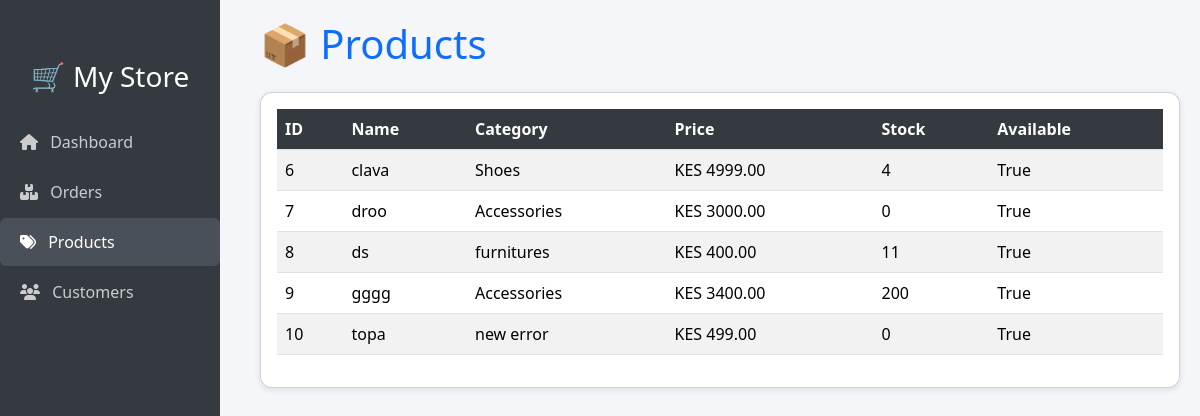
Page /dashboard/products/ (signed in) on the committed database.
### store/models.py (models this page shows, shortened)
class Product(models.Model):
    category = models.ForeignKey(Category, on_delete=models.CASCADE)
    name = models.CharField(max_length=200)
    slug = models.SlugField(unique=True, db_index=True)
    description = models.TextField()
    price = models.DecimalField(max_digits=10, decimal_places=2)
    image = ProcessedImageField(
        upload_to="products/",
        processors=[ResizeToFill(800, 800)],
        format='JPEG',
        options={'quality': 80},
    )
    stock = models.PositiveIntegerField(default=0)
    available = models.BooleanField(default=True)

class Category(models.Model):
    name = models.CharField(max_length=100)
    slug = models.SlugField(unique=True, db_index=True)

### dashboard/views.py (the view)
# urls.py: path('products/', views.products_page, name='products'),  # Products page
@staff_member_required
def products_page(request):
    products = Product.objects.all()
    return render(request, 'dashboard/products.html', {'products': products})

### dashboard/templates/dashboard/products.html (shortened to what this page needs)
{% load static %}
<!DOCTYPE html>
<html lang="en">
<head>
<link href="{% static 'css/bootstrap.min.css' %}" rel="stylesheet">
<link rel="stylesheet" href="https://cdnjs.cloudflare.com/ajax/libs/font-awesome/6.5.0/css/all.min.css">
</head>
<body>
<div class="sidebar">
<h3 class="text-center mb-4">🛒 My Store</h3>
<a href="{% url 'dashboard' %}"><i class="fa fa-home me-2"></i> Dashboard</a>
<a href="{% url 'orders' %}"><i class="fa fa-boxes me-2"></i> Orders</a>
<a href="{% url 'products' %}" class="active"><i class="fa fa-tags me-2"></i> Products</a>
<a href="{% url 'customers' %}"><i class="fa fa-users me-2"></i> Customers</a>
</div>
<div class="content">
<h1 class="mb-4 text-primary">📦 Products</h1>
<div class="card p-3">
<table class="table table-hover table-striped">
<thead>
<tr>
<th>ID</th>
<th>Name</th>
<th>Category</th>
<th>Price</th>
<th>Stock</th>
<th>Available</th>
</tr>
</thead>
<tbody>
{% for product in products %}
<tr>
<td>{{ product.id }}</td>
<td>{{ product.name }}</td>
<td>{{ product.category.name }}</td>
<td>KES {{ product.price }}</td>
<td>{{ product.stock }}</td>
<td>{{ product.available }}</td>
</tr>
{% endfor %}
</tbody>
</table>
</div>
</div>
</body>
</html>

### dashboard/templates/dashboard/products.html (style rules this page uses)
body { font-family: 'Segoe UI', sans-serif; background:#f4f6f9; }
.sidebar { width: 220px; position: fixed; top:0; left:0; height:100vh; background:#343a40; color:#fff; padding-top:60px; }
.sidebar a { color:#ccc; text-decoration:none; display:block; padding:12px 20px; margin-bottom:2px; border-radius:6px; }
.sidebar a:hover, .sidebar a.active { background:#495057; color:#fff; }
.content { margin-left:240px; padding:20px; }
.card { border-radius:12px; box-shadow:0 2px 6px rgba(0,0,0,0.1); }
.table thead th { background:#343a40; color:#fff; }

### rows in the picture
Product: id "6", name "clava", category.name "Shoes", price "4999.00", stock "4", available "True"
Product: id "7", name "droo", category.name "Accessories", price "3000.00", stock "0", available "True"
Product: id "8", name "ds", category.name "furnitures", price "400.00", stock "11", available "True"
Product: id "9", name "gggg", category.name "Accessories", price "3400.00", stock "200", available "True"
Product: id "10", name "topa", category.name "new error", price "499.00", stock "0", available "True"
